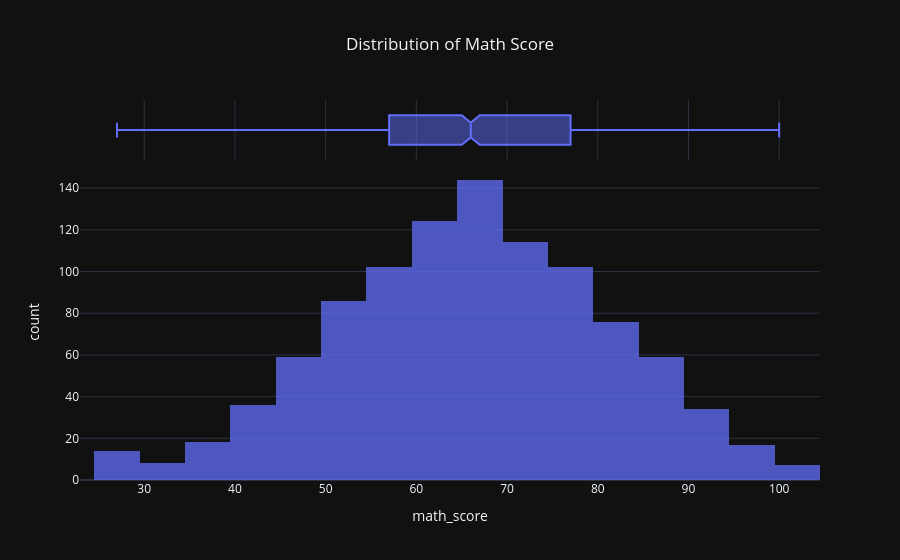
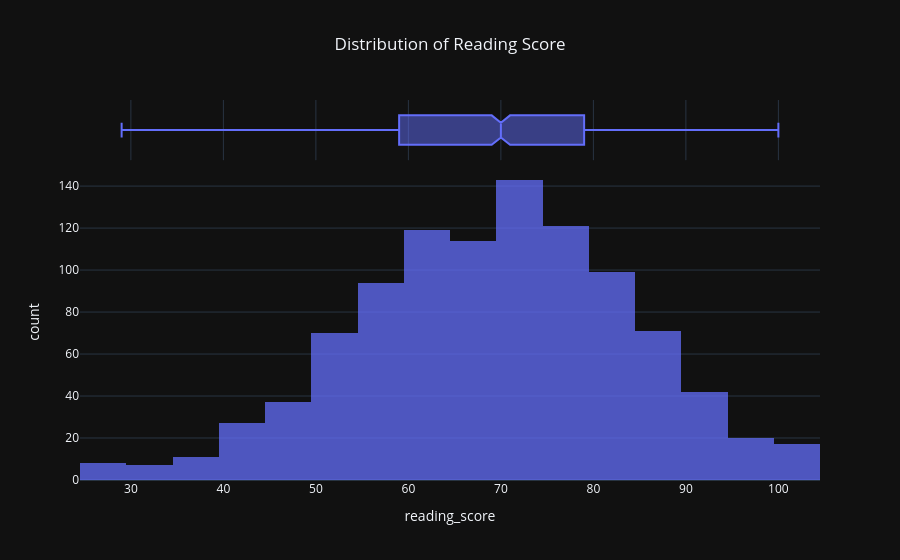
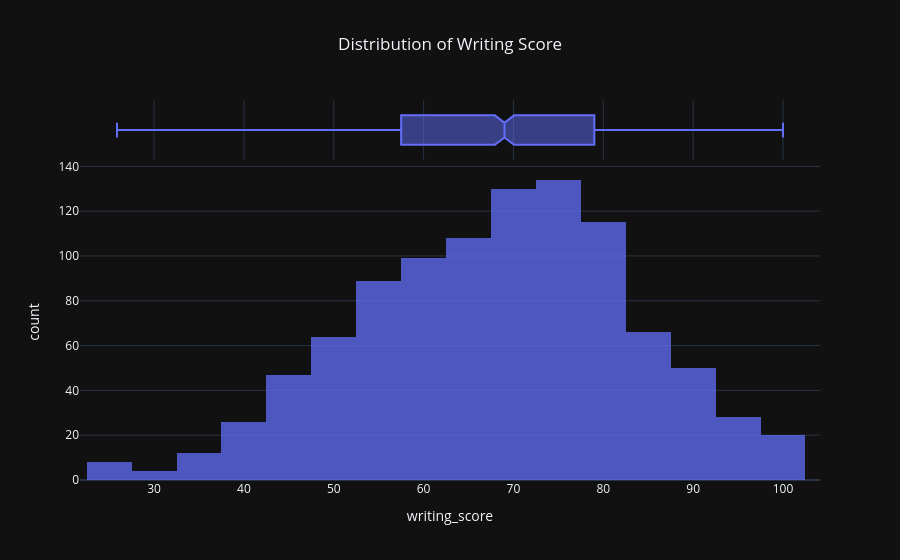

Notebook code cell kept with these figures, in order:
### Markdown cell above
### 4.1 · Score Distributions (Histograms)
Visualise the distribution of each exam score to check for skewness and central tendency.

### Code cell
for col in SCORE_COLS:
    fig = px.histogram(
        df, x=col, nbins=30, marginal='box',
        title=f'Distribution of {col.replace("_", " ").title()}',
        color_discrete_sequence=[COLORS['primary']],
        opacity=0.75,
    )
    style(fig)
    fig.show()

### Figure 1 — Plotly figure (JSON) as saved in the notebook; plotly's stock layout.template omitted (floating-point values rounded to 4 significant figures; data arrays with more than 128 entries replaced by an {"elided": "..."} marker saying what was removed)
{"data": [{"bingroup": "x", "hovertemplate": "math_score=%{x}<br>count=%{y}<extra></extra>", "legendgroup": "", "marker": {"color": "#636EFA", "opacity": 0.75, "pattern": {"shape": ""}}, "name": "", "nbinsx": 30, "orientation": "v", "showlegend": false, "type": "histogram", "x": {"elided": "1000 int values"}, "xaxis": "x", "yaxis": "y"}, {"hovertemplate": "math_score=%{x}<extra></extra>", "legendgroup": "", "marker": {"color": "#636EFA"}, "name": "", "notched": true, "showlegend": false, "type": "box", "x": {"elided": "1000 int values"}, "xaxis": "x2", "yaxis": "y2"}], "layout": {"barmode": "relative", "legend": {"tracegroupgap": 0}, "title": {"text": "Distribution of Math Score", "x": 0.5}, "xaxis": {"anchor": "y", "domain": [0, 1], "title": {"text": "math_score"}}, "xaxis2": {"anchor": "y2", "domain": [0, 1], "matches": "x", "showgrid": true, "showticklabels": false}, "yaxis": {"anchor": "x", "domain": [0, 0.8316], "title": {"text": "count"}}, "yaxis2": {"anchor": "x2", "domain": [0.8416, 1], "matches": "y2", "showgrid": false, "showline": false, "showticklabels": false, "ticks": ""}}}

### Figure 2 — Plotly figure (JSON) as saved in the notebook; plotly's stock layout.template omitted (floating-point values rounded to 4 significant figures; data arrays with more than 128 entries replaced by an {"elided": "..."} marker saying what was removed)
{"data": [{"bingroup": "x", "hovertemplate": "reading_score=%{x}<br>count=%{y}<extra></extra>", "legendgroup": "", "marker": {"color": "#636EFA", "opacity": 0.75, "pattern": {"shape": ""}}, "name": "", "nbinsx": 30, "orientation": "v", "showlegend": false, "type": "histogram", "x": {"elided": "1000 int values"}, "xaxis": "x", "yaxis": "y"}, {"hovertemplate": "reading_score=%{x}<extra></extra>", "legendgroup": "", "marker": {"color": "#636EFA"}, "name": "", "notched": true, "showlegend": false, "type": "box", "x": {"elided": "1000 int values"}, "xaxis": "x2", "yaxis": "y2"}], "layout": {"barmode": "relative", "legend": {"tracegroupgap": 0}, "title": {"text": "Distribution of Reading Score", "x": 0.5}, "xaxis": {"anchor": "y", "domain": [0, 1], "title": {"text": "reading_score"}}, "xaxis2": {"anchor": "y2", "domain": [0, 1], "matches": "x", "showgrid": true, "showticklabels": false}, "yaxis": {"anchor": "x", "domain": [0, 0.8316], "title": {"text": "count"}}, "yaxis2": {"anchor": "x2", "domain": [0.8416, 1], "matches": "y2", "showgrid": false, "showline": false, "showticklabels": false, "ticks": ""}}}

### Figure 3 — Plotly figure (JSON) as saved in the notebook; plotly's stock layout.template omitted (floating-point values rounded to 4 significant figures; data arrays with more than 128 entries replaced by an {"elided": "..."} marker saying what was removed)
{"data": [{"bingroup": "x", "hovertemplate": "writing_score=%{x}<br>count=%{y}<extra></extra>", "legendgroup": "", "marker": {"color": "#636EFA", "opacity": 0.75, "pattern": {"shape": ""}}, "name": "", "nbinsx": 30, "orientation": "v", "showlegend": false, "type": "histogram", "x": {"elided": "1000 float values"}, "xaxis": "x", "yaxis": "y"}, {"hovertemplate": "writing_score=%{x}<extra></extra>", "legendgroup": "", "marker": {"color": "#636EFA"}, "name": "", "notched": true, "showlegend": false, "type": "box", "x": {"elided": "1000 float values"}, "xaxis": "x2", "yaxis": "y2"}], "layout": {"barmode": "relative", "legend": {"tracegroupgap": 0}, "title": {"text": "Distribution of Writing Score", "x": 0.5}, "xaxis": {"anchor": "y", "domain": [0, 1], "title": {"text": "writing_score"}}, "xaxis2": {"anchor": "y2", "domain": [0, 1], "matches": "x", "showgrid": true, "showticklabels": false}, "yaxis": {"anchor": "x", "domain": [0, 0.8316], "title": {"text": "count"}}, "yaxis2": {"anchor": "x2", "domain": [0.8416, 1], "matches": "y2", "showgrid": false, "showline": false, "showticklabels": false, "ticks": ""}}}
